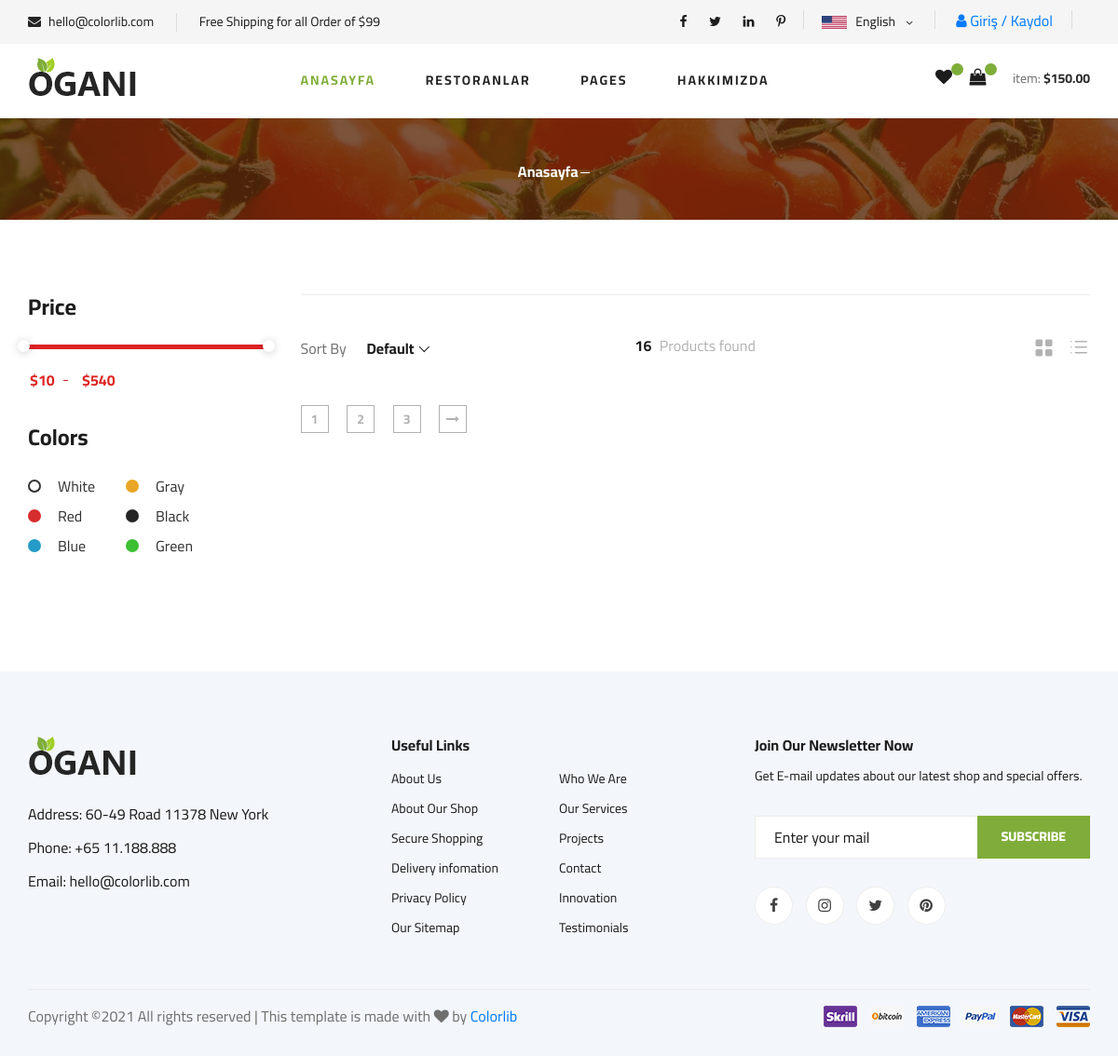
Page /restaurant-products/3/ on the earlier database version.
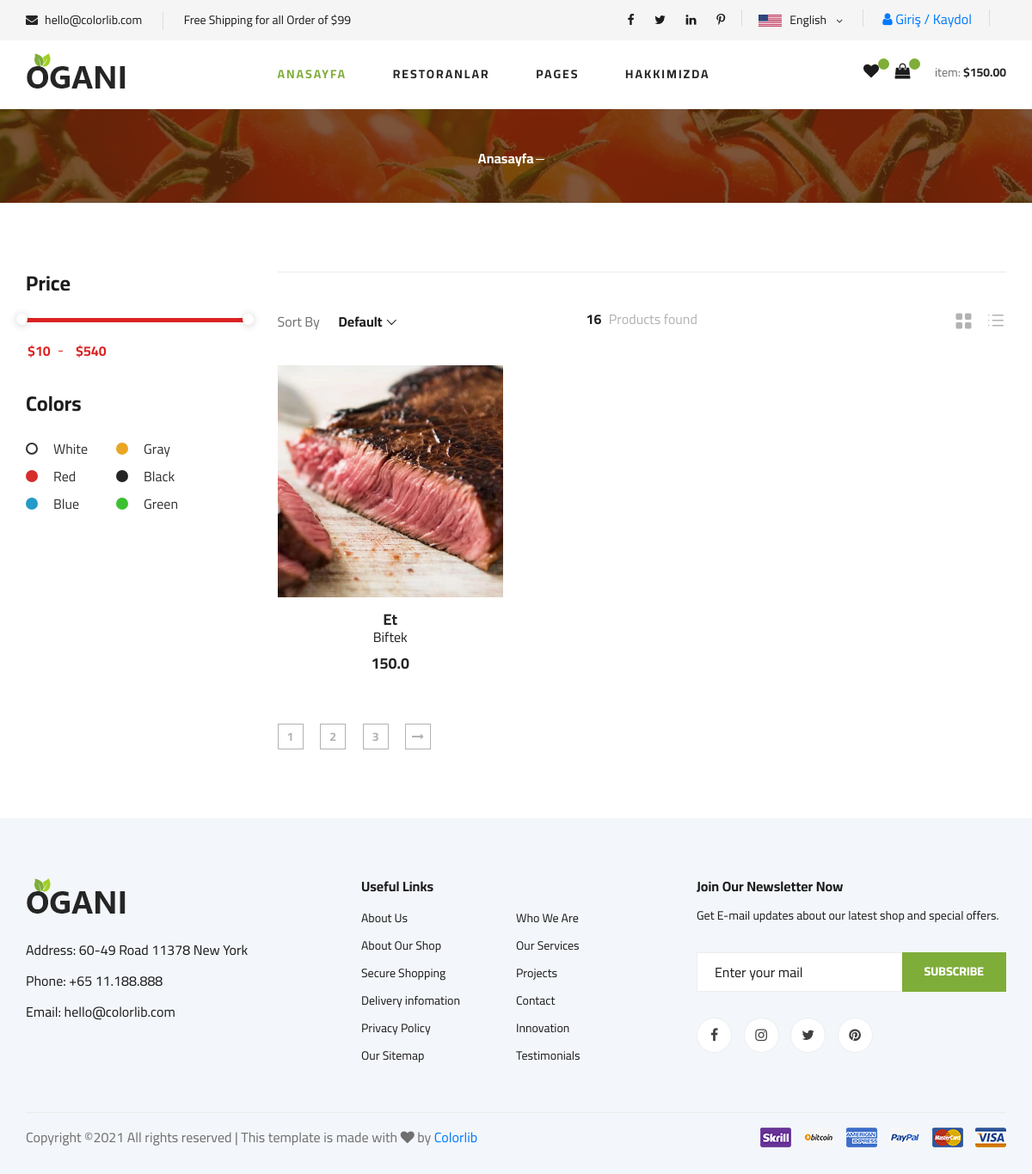
Same page on the later database version.
### product/models.py (models this page shows, shortened)
class Product(models.Model):
    STATUS = (
        ('True', 'Evet'),
        ('False', 'Hayır'),
    )
    restaurant = models.ForeignKey(Restaurant, on_delete=models.CASCADE)  # relation with Restaurant table
    category = models.ForeignKey(Category, on_delete=models.CASCADE) #relation with Category table
    title = models.CharField(max_length=30)
    keywords = models.CharField(max_length=255)
    description = models.CharField(max_length=255)
    image = models.ImageField(blank=True, upload_to='images/')
    price = models.FloatField()
    amount = models.IntegerField()
    detail = RichTextUploadingField()
    status = models.CharField(max_length=10, choices=STATUS)
    slug = models.SlugField(null=False,unique=True)
    created_at = models.DateTimeField(auto_now_add=True)
    update_at = models.DateTimeField(auto_now=True)
    def image_tag(self):
        return mark_safe('<img src="{}" height="50"/>'.format(self.image.url))
    image_tag.short_description = 'Image'

class Category(MPTTModel):
    STATUS=(
        ('True', 'Evet'),
        ('False', 'Hayır'),
    )
    title = models.CharField(max_length=30)
    keywords = models.CharField(max_length=255)
    description = models.CharField(max_length=255)
    image = models.ImageField(blank=True,upload_to='images/')
    status = models.CharField(max_length=10, choices=STATUS)
    slug = models.SlugField(null=False,unique=True)
    parent = TreeForeignKey('self', blank=True, null=True, related_name='children', on_delete=models.CASCADE)
    created_at = models.DateTimeField(auto_now_add=True)
    update_at = models.DateTimeField(auto_now=True)
    class MPTTMeta:
        order_insertion_by = ['title']

### home/views.py (the view)
# urls.py: path('restaurant-products/<int:id>/', views.restaurant_products,name='restaurant_products'),
def restaurant_products(request,id):
    setting = Setting.objects.get(pk=1)
    category = Category.objects.all()
    products=Product.objects.filter(restaurant_id=id).order_by('category_id')
    context={'setting':setting,
             'products':products,
             'category':category
             }
    return render(request, 'restaurant_products.html',context)

### home/templates/restaurant_products.html (shortened to what the changed rows need)
{% extends "homebase.html" %}
{% block content %}
    {% load static %}
    {% load static %}
    <section class="product spad">
        <div class="container">
            <div class="row">
                <div class="col-lg-9 col-md-7">
                    <div class="row">
                        {% for rs in products %}
                            <div class="col-lg-4 col-md-6 col-sm-6">
                                <div class="product__item">
                                    <div class="product__item__pic set-bg" data-setbg="{{ rs.image.url }}">
                                    </div>
                                    <div class="product__item__text">
                                        <h5>{{ rs.category.title }}</h5>
                                        <h6><a href="/product/{{ rs.id }}/{{ rs.slug }}">{{ rs.title }}</a></h6>
                                        <h5>{{ rs.price }}</h5>
                                    </div>
                                </div>
                            </div>
                        {% endfor %}
                    </div>
                </div>
            </div>
        </div>
    </section>
{% endblock %}

Differences in the rows shown:
now on this page (row edited): Product: category "Et", title "Biftek", price "150.0"
